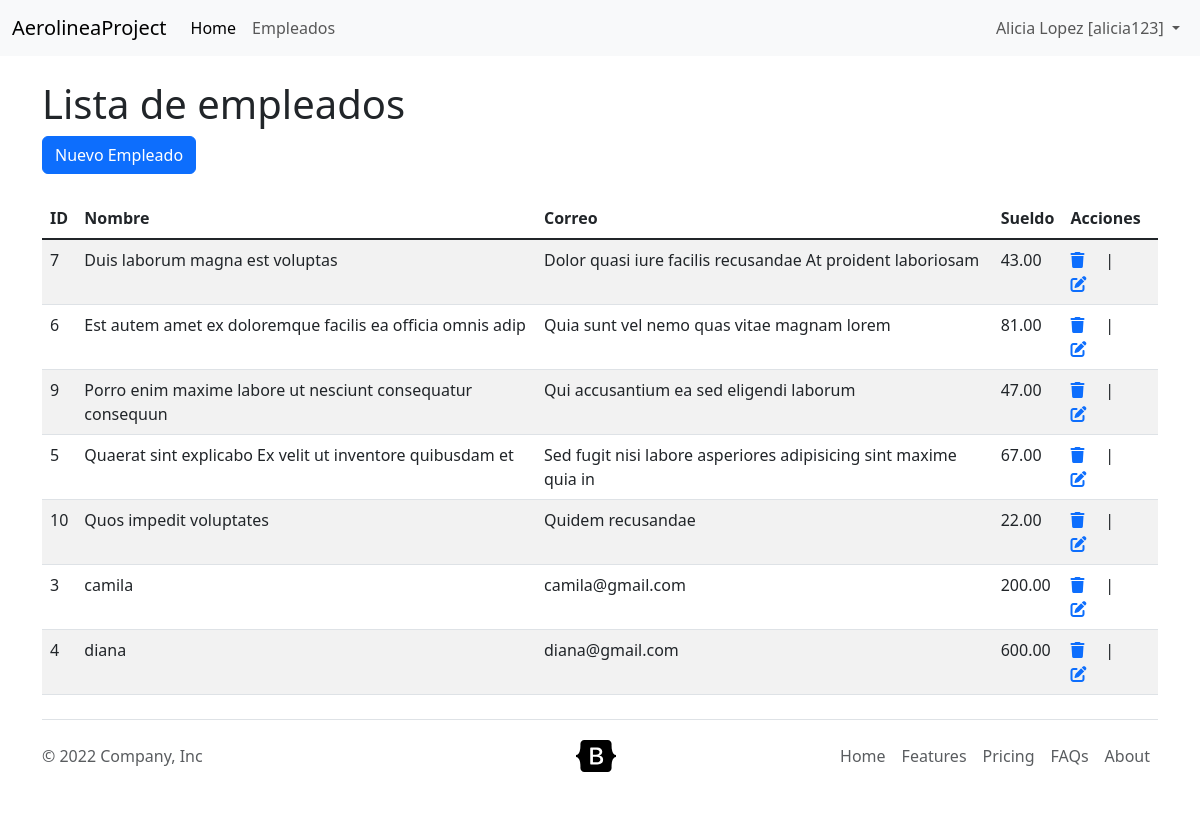
The page /empleado/lista-empleados on the database its author committed.
### aplicaciones/empleados/models.py (models this page shows, shortened)
class Empleado(models.Model):
    nombre = models.CharField('Nombre', max_length=60)
    correo = models.CharField('Correo',max_length=100)
    sueldo = models.DecimalField('Sueldo',max_digits=8, decimal_places=2)

### aplicaciones/empleados/views.py (the view)
# urls.py: path('empleado/lista-empleados', views.lista_empleados, name = 'lista-empleados'),
def lista_empleados(request):
    datos = {
        'lista' : Empleado.objects.all().order_by('nombre'),
        'titulo': 'Lista de empleados',
    }
    return render(request, 'empleados/lista-empleados2.html', datos)

### templates/empleados/lista-empleados2.html (shortened to what this page needs)
{% extends 'layout/base_bootstrap.html' %}
{% block content %}
<h1>{{ titulo }}</h1>
<a href="{% url 'empleados_app:crear-empleado' %}" class="btn btn-primary">Nuevo Empleado</a><br><br>
<table class="table table-striped table-hover">
    <thead>
        <tr>
            <th scope="col">ID</th>
            <th scope="col">Nombre</th>
            <th scope="col">Correo</th>
            <th scope="col">Sueldo</th>
            <th>Acciones</th>
        </tr>
    </thead>
    <tbody class="table-group-divider">
        {% for e in lista %}
            <tr>
                <td>{{ e.id }}</td>
                <td>{{ e.nombre }}</td>
                <td>{{ e.correo }}</td>
                <td>{{ e.sueldo }}</td>
                <td>
                    <a href="{% url 'empleados_app:eliminar-empleado' e.id %}"><i class="fa-solid fa-trash"></i></a> &nbsp;&nbsp;&nbsp; | &nbsp;&nbsp;&nbsp;
                    <a href="{% url 'empleados_app:modificar-empleado' e.id %}"><i class="fa-solid fa-pen-to-square"></i></a>
                </td>
            </tr>
        {% endfor %}
    </tbody>
</table>
{% endblock content %}

### templates/layout/base_bootstrap.html (shortened to what this page needs)
{% load static %}
<!DOCTYPE html>
<html lang="en">
<head>
    <link href="https://cdn.jsdelivr.net/npm/bootstrap@5.3.0-alpha3/dist/css/bootstrap.min.css" rel="stylesheet">
    <link href="{% static 'fontawesomefree/css/fontawesome.css' %}" rel="stylesheet" type="text/css">
    <link href="{% static 'fontawesomefree/css/brands.css' %}" rel="stylesheet" type="text/css">
    <link href="{% static 'fontawesomefree/css/solid.css' %}" rel="stylesheet" type="text/css">
</head>
<body>
    <header class="top">
       {% include 'layout/_navbar.html' %}
    </header>
    <main>
        <div class="content container">
            {% block content %}{% endblock %}
        </div>
    </main>
        {% include 'layout/_footer.html' %}
</body>
</html>

### templates/layout/_navbar.html (shortened to what this page needs)
<nav class="navbar navbar-expand-lg bg-body-tertiary">
    <div class="container-fluid">
      <a class="navbar-brand" href="#">AerolineaProject</a>
      <div class="collapse navbar-collapse" id="navbarSupportedContent">
        <ul class="navbar-nav me-auto mb-2 mb-lg-0">
          <li class="nav-item">
            <a class="nav-link active" aria-current="page" href="#">Home</a>
          </li>
          <li class="nav-item">
            <a class="nav-link" href="{% url 'empleados_app:lista-empleados' %}">Empleados</a>
          </li>
        </ul>
        <ul class="navbar-nav ">
            <li class="nav-item dropdown">
                <a class="nav-link dropdown-toggle" href="#" role="button" data-bs-toggle="dropdown" aria-expanded="false">
                  Alicia Lopez [alicia123]
                </a>
              </li>
        </ul>
      </div>
    </div>
  </nav>

### templates/layout/_footer.html (shortened to what this page needs)
    <div class="container">
    <footer class="d-flex flex-wrap justify-content-between align-items-center py-3 my-4 border-top">
        <p class="col-md-4 mb-0 text-muted">&copy; 2022 Company, Inc</p>
        <a href="/" class="col-md-4 d-flex align-items-center justify-content-center mb-3 mb-md-0 me-md-auto link-dark text-decoration-none">
        <svg class="bi me-2" width="40" height="32"><use xlink:href="#bootstrap"/></svg>
        </a>
        <ul class="nav col-md-4 justify-content-end">
        <li class="nav-item"><a href="#" class="nav-link px-2 text-muted">Home</a></li>
        <li class="nav-item"><a href="#" class="nav-link px-2 text-muted">Features</a></li>
        <li class="nav-item"><a href="#" class="nav-link px-2 text-muted">Pricing</a></li>
        <li class="nav-item"><a href="#" class="nav-link px-2 text-muted">FAQs</a></li>
        <li class="nav-item"><a href="#" class="nav-link px-2 text-muted">About</a></li>
        </ul>
        </footer>
      </div>

### rows shown on the page
Empleado: id "7", nombre "Duis laborum magna est voluptas", correo "Dolor quasi iure facilis recusandae At proident laboriosam", sueldo "43.00"
Empleado: id "6", nombre "Est autem amet ex doloremque facilis ea officia omnis adip", correo "Quia sunt vel nemo quas vitae magnam lorem", sueldo "81.00"
Empleado: id "9", nombre "Porro enim maxime labore ut nesciunt consequatur consequun", correo "Qui accusantium ea sed eligendi laborum", sueldo "47.00"
Empleado: id "5", nombre "Quaerat sint explicabo Ex velit ut inventore quibusdam et", correo "Sed fugit nisi labore asperiores adipisicing sint maxime quia in", sueldo "67.00"
Empleado: id "10", nombre "Quos impedit voluptates", correo "Quidem recusandae", sueldo "22.00"
Empleado: id "3", nombre "camila", correo "camila@gmail.com", sueldo "200.00"
Empleado: id "4", nombre "diana", correo "diana@gmail.com", sueldo "600.00"

### other values the page prints
{{ titulo }} "Lista de empleados"
